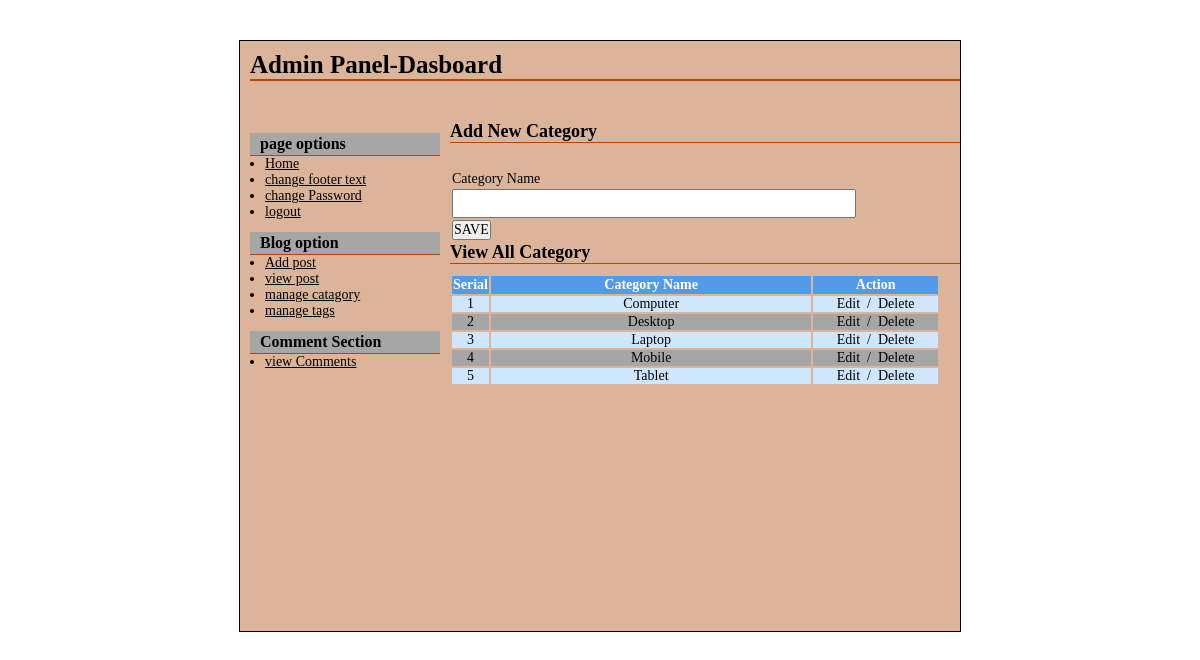
Screenshot of /admin/manage-catagory.php (signed in) with the database file from the repository.
### tables this page shows
CREATE TABLE IF NOT EXISTS `tbl_category` (
  `cat_id` int(11) NOT NULL AUTO_INCREMENT,
  `cat_name` varchar(256) NOT NULL,
  PRIMARY KEY (`cat_id`)
);

### admin/manage-catagory.php (the view, shortened to what this page needs)
 <?php
include("../config.php");
?>
 <?php include("header.php");?>
<h2>Add New Category</h2>
<p>&nbsp;</p>
<form action="" method="post">
<table class="tbl1">
<tr>
<td>Category Name</td>
</tr>
<tr>
<td><input class="medium" type="text" name="cat_name"></td>
</tr>
<tr>
<td><input type="submit" value="SAVE" name="form1"></td>
</tr>
</table>
</form>
<h2>View All Category</h2>
<table class="tbl2" width="70%">
<tr>
	<th width="3%">Serial</th>
	<th width="70%">Category Name</th>
	<th width="70%">Action</th>
</tr>
<?php
$i=0;
$statement=$db->prepare("SELECT * FROM tbl_category ORDER BY cat_name ASC");
$statement->execute();
$result=$statement->fetchAll(PDO::FETCH_ASSOC);
foreach($result as $row)
{
	$i++;
?>
	<tr>
	<td><?php echo $i;?></td>
	<td><?php echo $row['cat_name'];?></td>
	<td><a class="fancybox" href="#inline<?php echo $i;?>" >Edit</a>
	&nbsp;/&nbsp;
	<a onclick='return confirmDelete();' href="manage-catagory.php?id=<?php echo $row['cat_id'];?>">Delete</a></td>
</tr>
<?php
}
?>
</table>
<?php include("footer.php");?>

### styles_admin.css (style rules this page uses)
* { margin:0;padding:0; }
body { font-family:arial; font-size:14px; }
body,input,select,textarea { font-family:'Times New Roman',arial; font-size:14px; }
input.medium[type='text'], input.medium[type='password'] { width:400px; }
table.tbl1 { margin-top:10px; }
table.tbl1 tr td input[type='text'] { height:25px; line-height:25px; }
table.tbl2 { margin-top:10px; }
table.tbl2 tr td a { color:black; text-decoration:none; }
table.tbl2 tr th { background-color:#549AEA; color:white; padding:1px; }
table.tbl2 tr td { text-align:center; }
table.tbl2 tr:nth-child(2n+1) td { background-color:#A6A6A6; }
table.tbl2 tr:nth-child(2n) td { background-color:#CEE7FF; }
input[type='submit'] { cursor:pointer; }
#content h2 { color:black; font-size:18px; border-bottom:1px solid #B6450A; }

### rows the page displays
tbl_category: cat_name "Computer"
tbl_category: cat_name "Desktop"
tbl_category: cat_name "Laptop"
tbl_category: cat_name "Mobile"
tbl_category: cat_name "Tablet"
